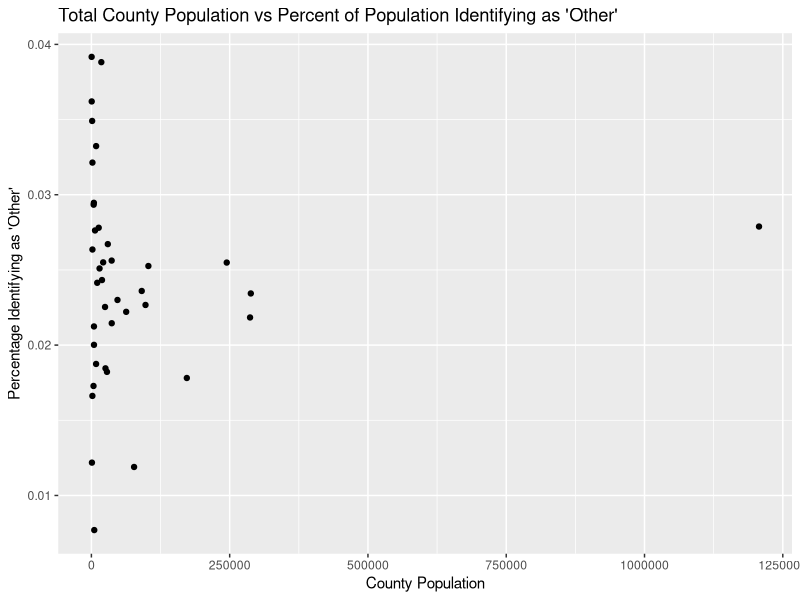

Generate this figure with R:
library(dplyr)
library(ggplot2)

voter_table <- read.csv("county demographics.csv")

filtered_data <- voter_table %>%
  filter(!is.na(County) & County != "")
filtered_data <- filtered_data[-nrow(filtered_data), ]

filtered_data <- filtered_data %>%
  mutate(Ratio = Other / Grand.Total)

ggplot(filtered_data) +
  geom_point(mapping = aes(
    x = Grand.Total, 
    y = Ratio
  )) +
  labs(
    title ="Total County Population vs Percent of Population Identifying as 'Other'", 
    x = "County Population",
    y = "Percentage Identifying as 'Other'"
  )
